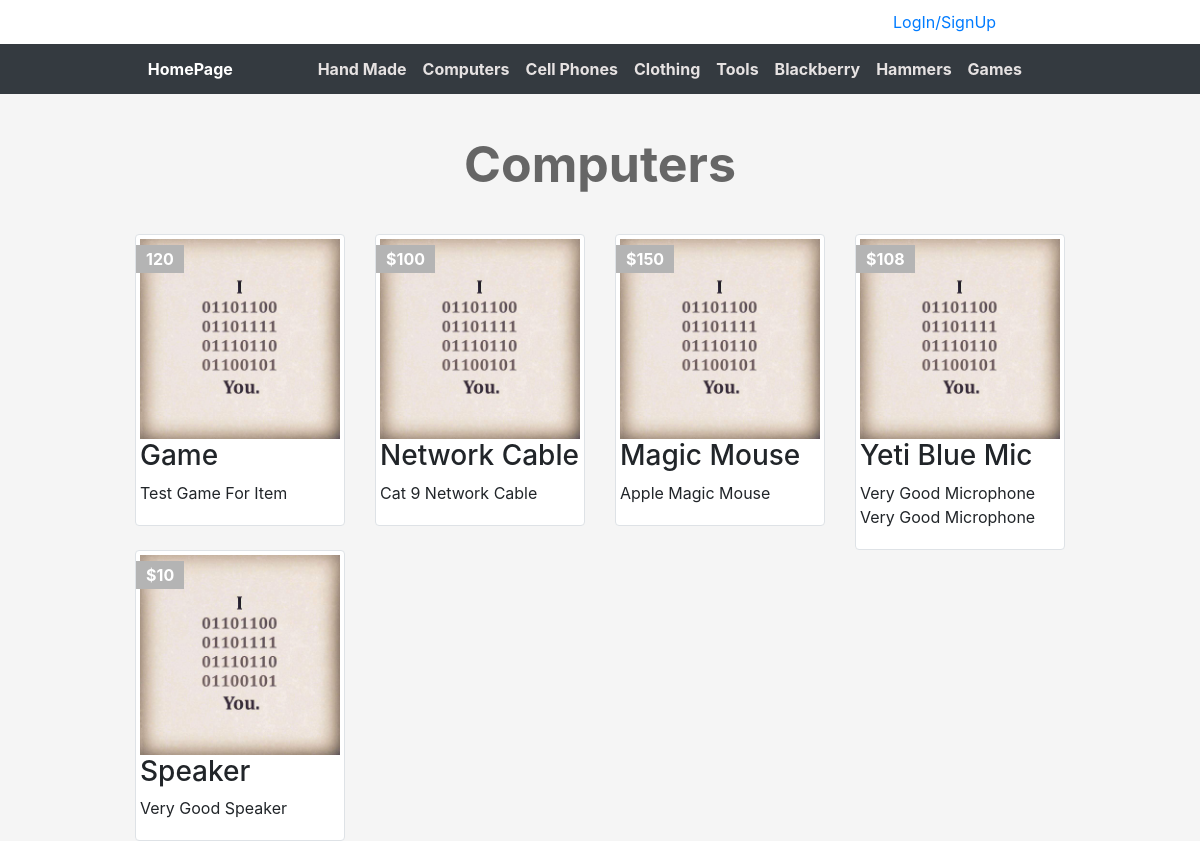
/categories.php?pageID=9&pagename=Computers, run on the app's committed database.
### tables this page shows
CREATE TABLE `categories` (
  `ID` int(11) NOT NULL,
  `Name` varchar(255) NOT NULL,
  `Description` text NOT NULL,
  `parent` int(11) NOT NULL,
  `Ordering` int(11) DEFAULT NULL,
  `Visibility` tinyint(4) NOT NULL DEFAULT 0,
  `Allow_Comment` tinyint(4) NOT NULL DEFAULT 0,
  `Allow_Ads` tinyint(4) NOT NULL DEFAULT 0
);

CREATE TABLE `items` (
  `itemID` int(11) NOT NULL,
  `Name` varchar(255) NOT NULL,
  `Description` text NOT NULL,
  `Price` varchar(255) NOT NULL,
  `Add_Date` date NOT NULL,
  `Country_Made` varchar(255) NOT NULL,
  `Image` varchar(255) NOT NULL,
  `Status` varchar(255) NOT NULL,
  `Rating` smallint(6) NOT NULL,
  `Approve` tinyint(4) NOT NULL DEFAULT 0,
  `catID` int(11) NOT NULL,
  `Member_ID` int(11) NOT NULL,
  `tags` varchar(255) DEFAULT NULL
);

### ini.php (called while the page is built, shortened)
<?php
    include 'Admin/connect.php';
    $cssRoute   = 'layout/css/';
    $tplRoute   = 'includes/templates/';
    $funcRoute  = 'includes/functions/';
    include $funcRoute  . 'function.php';
    include $tplRoute   . 'header.php';

### includes/functions/function.php (called while the page is built, shortened)
<?php
function getCat(){
    global $con;
    $getCat = $con->prepare("SELECT * FROM categories ORDER BY ID ASC");
    $getCat->execute();
    $cats = $getCat->fetchAll();
    return $cats;
}
function getItems($where, $value){
    global $con;
    $getItems = $con->prepare("SELECT * FROM items WHERE $where = ? ORDER BY itemID DESC");
    $getItems->execute(array($value));
    $items = $getItems->fetchAll();
    return $items;
}

### categories.php (the view)
<?php include 'ini.php'; ?>
<div class="container">
    <h1 class="text-center"><? echo str_replace('-', ' ', $_GET['pagename']); ?></h1>
    <div class="row">
        <?
        foreach (getItems('catID',$_GET['pageID']) as $item) {
            echo '<div class="col-sm-6 col-md-3">';
                echo '<div class="img-thumbnail item-box">';
                    echo '<span class="price-tag">' . $item['Price'] . '</span>';
                    echo '<img class="img-fluid" src="img.png" alt="" />';
                    echo '<div class="caption">';
                            echo '<h3>' . $item['Name'] . '</h3>';
                            echo '<p>' . $item['Description'] . '</p>';
                    echo '</div>';
                echo '</div>';
            echo "</div>";
        }
        ?>
    </div>
</div>
<? include $tplRoute . "footer.php"; ?>

### includes/templates/header.php (shortened to what this page needs)
<!DOCTYPE html>
<html>
    <head>
        <link rel="stylesheet" href="<?php echo $cssRoute; ?>bootstrap.min.css">
        <link rel="stylesheet" href="<?php echo $cssRoute; ?>all.css">
        <link rel="stylesheet" href="<?php echo $cssRoute; ?>frontend.css">
    </head>
    <body>
        <div class="upper-bar">
            <div class="container">
                <?
                    if (isset($_SESSION['user'])) { ?>
                        <div class="btn-group">
                            <img src="img.png" alt="" class="img-circle">
                            <span class="btn dropdown-toggle" data-toggle="dropdown">
                                <? echo $sessionUser; ?>
                                <span class="caret"></span>
                            </span>
                            <ul class="dropdown-menu">
                                <li><a href="profile.php">My profile</a></li>
                                <li><a href="profile.php">New Item</a></li>
                                <li><a href="profile.php">LogOut</a></li>
                            </ul>
                        </div>
                        <?
                    }else {
                ?>
                <a href="login.php">
                    <span class="upper-form">LogIn/SignUp</span>
                </a>
                <? } ?>
            </div>
        </div>
        <nav class="navbar navbar-expand-lg navbar-dark bg-dark">
          <div class="container">
            <a class="navbar-brand" href="index.php">HomePage</a>
            <div class="collapse navbar-collapse" id="navbarNavDropdown">
              <ul class="navbar-nav navbar-right">
                  <?
                  foreach (getCat() as $cat) {
                      echo "<li class='nav-item'>";
                        echo"<a class='nav-link' href='categories.php?pageID=" . $cat["ID"] . "&pagename=" . str_replace(' ', '-', $cat['Name']) . "'>
                                " . $cat['Name'] . "
                            </a>";
                      echo "</li>";
                  }
                  ?>
              </ul>
            </div>
          </div>
        </nav>

### layout/css/frontend.css (style rules this page uses)
body { background-color: #f5f5f5; }
h1 { font-size: 50px; margin: 40px 0; font-weight: bold; color: #666; }
.upper-bar { padding: 10px; background-color: #fff }
.upper-bar .upper-form { left: 750px; position: relative; }
.navbar-right { position: absolute; right: 170px; }
.navbar-right .nav-link { color: #e6e2e2 !important; font-weight: bold; }
.navbar-brand { font-size: 1em; font-weight: bold; }
.item-box { position: relative; }
.item-box .price-tag { background-color: #B4B4B4; padding: 2px 10px; position: absolute; left: 0; top: 10px; font-weight: bold; color: #FFF; }

### data on the page
categories: Name "Hand Made"
categories: Name "Computers"
categories: Name "Cell Phones"
categories: Name "Clothing"
categories: Name "Tools"
categories: Name "Blackberry"
categories: Name "Hammers"
categories: Name "Games"
items: Price "120", Name "Game", Description "Test Game For Item"
items: Price "$100", Name "Network Cable", Description "Cat 9 Network Cable"
items: Price "$150", Name "Magic Mouse", Description "Apple Magic Mouse"
items: Price "$108", Name "Yeti Blue Mic", Description "Very Good Microphone Very Good Microphone"
items: Price "$10", Name "Speaker", Description "Very Good Speaker"

### other printed values
str_replace('-', ' ', $_GET['pagename']) "Computers"
